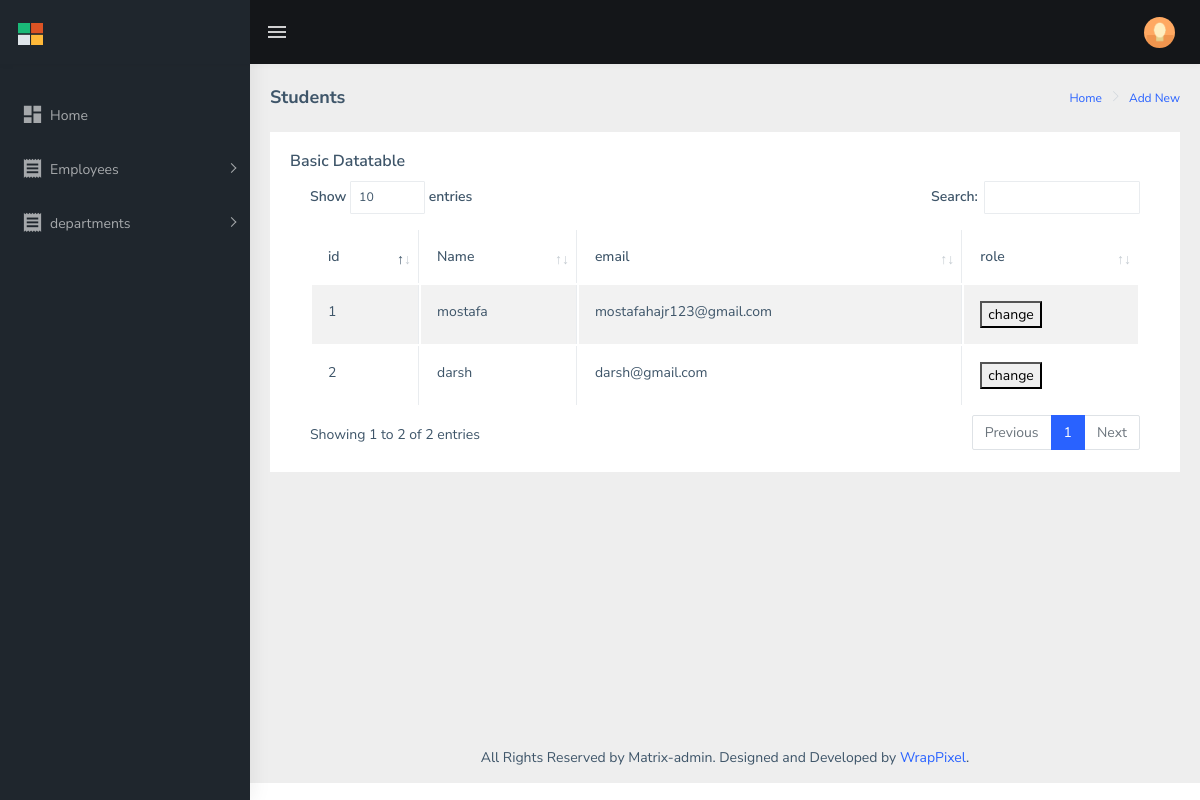
Page /dashboard/dashboard/index.php (signed in) on the committed database.
### tables this page shows
CREATE TABLE `users` (
  `id` int unsigned NOT NULL AUTO_INCREMENT,
  `name` varchar(255) NOT NULL,
  `email` varchar(255) NOT NULL,
  `password` varchar(255) NOT NULL,
  `role` varchar(255) NOT NULL,
  PRIMARY KEY (`id`)
);

### dashboard/dashboard/index.php (the view, shortened to what this page needs)
<?php
include "./includes/dbconnection.php";
$quary  = $connect->prepare("select * from users");
$quary->execute();
$data = $quary->fetchAll(PDO::FETCH_ASSOC);
?>
<!DOCTYPE html>
<html dir="ltr" lang="en">
  <head>
  <link href="assets/css/style.min.css" rel="stylesheet" />
    <link
      href="assets/css/dataTables.bootstrap4.css"
      rel="stylesheet"
    />
  </head>
  <body>
    <div
      id="main-wrapper"
      data-layout="vertical"
      data-navbarbg="skin5"
      data-sidebartype="full"
      data-sidebar-position="absolute"
      data-header-position="absolute"
      data-boxed-layout="full"
    >
      <header class="topbar" data-navbarbg="skin5">
      <nav class="navbar top-navbar navbar-expand-md navbar-dark">
          <div class="navbar-header" data-logobg="skin5">
            <a class="navbar-brand" href="#">
              <b class="logo-icon ps-2">
                <img src="assets/images/logo-icon.png" alt="homepage" class="light-logo" width="25"/>
              </b>
            </a>
          </div>
          <div
            class="navbar-collapse collapse"
            id="navbarSupportedContent"
            data-navbarbg="skin5"
          >
            <ul class="navbar-nav float-start me-auto">
              <li class="nav-item d-none d-lg-block">
                <a
                  class="nav-link sidebartoggler waves-effect waves-light"
                  href="javascript:void(0)"
                  data-sidebartype="mini-sidebar"
                  ><i class="mdi mdi-menu font-24"></i
                ></a>
              </li>
            </ul>
            <ul class="navbar-nav float-end">
              <li class="nav-item dropdown">
                <a
                  class="
                    nav-link
                    dropdown-toggle
                    text-muted
                    waves-effect waves-dark
                    pro-pic
                  "
                  href="#"
                  id="navbarDropdown"
                  role="button"
                  data-bs-toggle="dropdown"
                  aria-expanded="false"
                >
                  <img
                    src="assets/images/users/1.jpg"
                    alt="user"
                    class="rounded-circle"
                    width="31"
                  />
                </a>
              </li>
            </ul>
          </div>
        </nav>
    </header>
      <aside class="left-sidebar" data-sidebarbg="skin5">
 <div class="scroll-sidebar">
          <nav class="sidebar-nav">
            <ul id="sidebarnav" class="pt-4">
              <li class="sidebar-item">
                <a
                  class="sidebar-link waves-effect waves-dark sidebar-link"
                  href="#"
                  aria-expanded="false"
                  ><i class="mdi mdi-view-dashboard"></i
                  ><span class="hide-menu">Home</span></a
                >
              </li>
              <li class="sidebar-item">
                <a
                  class="sidebar-link has-arrow waves-effect waves-dark"
                  href="javascript:void(0)"
                  aria-expanded="false"
                  ><i class="mdi mdi-receipt"></i
                  ><span class="hide-menu">Employees </span></a
                >
              </li>
              <li class="sidebar-item">
                <a
                  class="sidebar-link has-arrow waves-effect waves-dark"
                  href="javascript:void(0)"
                  aria-expanded="false"
                  ><i class="mdi mdi-receipt"></i
                  ><span class="hide-menu">departments </span></a
                >
              </li>
            </ul>
          </nav>
        </div>
      </aside>
      <div class="page-wrapper">
        <div class="page-breadcrumb">
          <div class="row">
            <div class="col-12 d-flex no-block align-items-center">
              <h4 class="page-title">Students</h4>
              <div class="ms-auto text-end">
                <nav aria-label="breadcrumb">
                  <ol class="breadcrumb">
                    <li class="breadcrumb-item"><a href="#">Home</a></li>
                    <li class="breadcrumb-item active" aria-current="page">
                    <a href="#">Add New</a></li>
                  </ol>
                </nav>
              </div>
            </div>
          </div>
        </div>
        <div class="container-fluid">
          <div class="row">
            <div class="col-12">
            <div class="card">
                <div class="card-body">
                  <h5 class="card-title">Basic Datatable</h5>
                  <div class="table-responsive">
                    <table
                      id="zero_config"
                      class="table table-striped table-bordered"
                    >
                      <thead>
                        <tr>
                          <th>id</th>
                          <th>Name</th>
                          <th>email</th>
                          <th>role</th>
                        </tr>
                      </thead>
                      <tbody>
                        <?php foreach ($data as $user) {
                        ?>
                        <tr>
                          <td><?php echo $user["id"] ?></td>
                          <td><?php echo $user["name"] ?></td>
                          <td><?php echo $user["email"] ?></td>
                          <td>
                            <form action="index.php" method="post">
                            <button onclick="">
                                change
                            </button>
                            </form>
                          </td>
                        </tr>
                        <?php } ?>
                    </table>
                  </div>
                </div>
              </div>
            </div>
          </div>
        </div>
        <footer class="footer text-center">
          All Rights Reserved by Matrix-admin. Designed and Developed by
          <a href="https://www.wrappixel.com">WrapPixel</a>.
        </footer>
      </div>
    </div>
  </body>
</html>

### rows in the picture
users: id "1", name "mostafa", email "mostafahajr123@gmail.com"
users: id "2", name "darsh", email "darsh@gmail.com"
